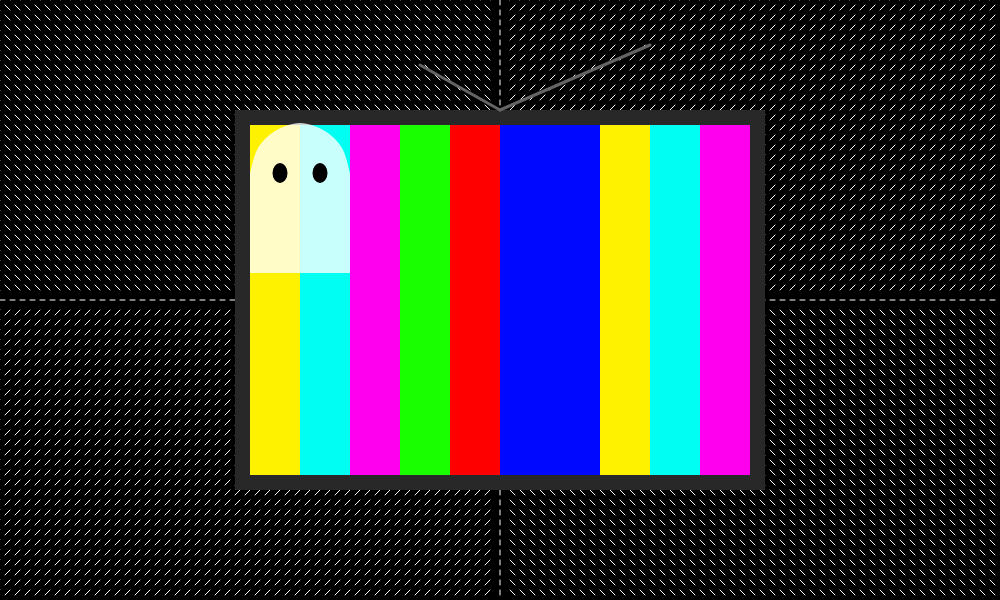
Frame 1 (no input)
Frame 60 (no input): identical to frame 1, image omitted
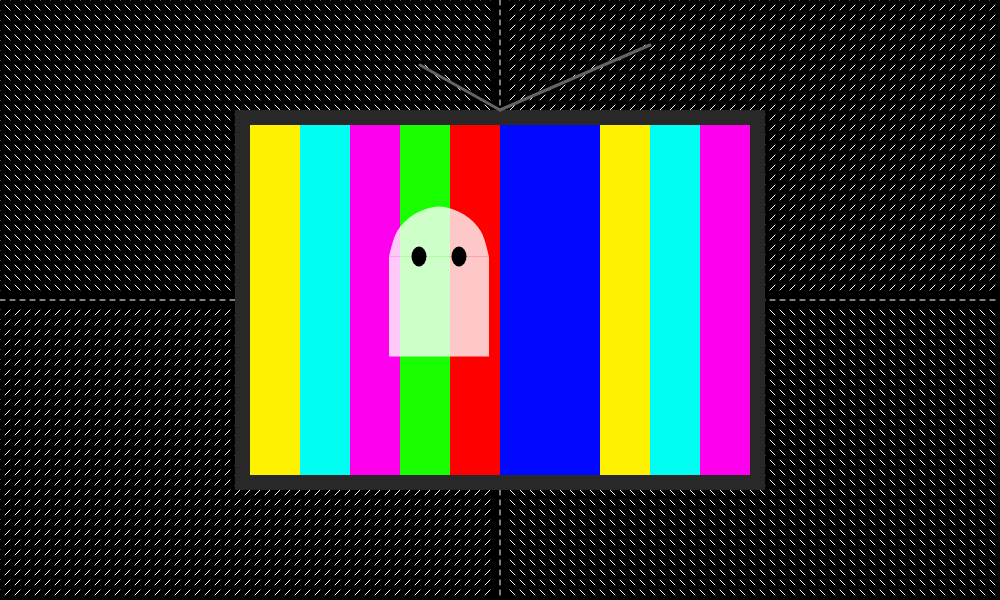
Frame 120 (the mouse pressed at the canvas centre since frame 60)

The p5.js sketch that drew these frames (run headless with seeded random() and noise() and a simulated clock; from frame 60 on, the mouse is pressed at the canvas centre):

// p5.js sketch
// ── sketch.js
let ghost1;
let mX;
let mY;
let backgroundColor;
let yInc, wInc, hInc, fallInc, upInc;

let increment1 = 0;
let increment2 = 0;
let moveY = 100;
let sizeInc = 0;

let xMove, yMove, index;
let fuzzArr = [];
function setup() {
    createCanvas(1000, 600);
    backgroundColor = 0;
    yInc = 0;
    wInc = 0;
    hInc = 0;
    fallInc = 0;
    upInc = -100;
    
    xMove = 5;
    yMove = 5;
    index = 0;
    for (let i = 0; i < 1000; i += 10) {
        for (let j = 0; j < 600; j += 10) {
            fuzzArr[index++] = new Fuzz(i, j);
        }
    }
}

function draw() {
    if (millis() > 15000) {
        scene3();
    }
    else if (millis() > 10000) {
        scene2();
    }
    else{
        scene1();
    }
}

function scene1(){
    background(0);
    for (let i = 0; i < fuzzArr.length; i++) {
        fuzzArr[i].display();
    }
    mX = map(mouseX, 0, width, 300, 578);
    mY = map(mouseY, 0, height, 173, 340);
    ghost1 = new Ghost(mX, mY, 0);
    
    tvCorner();
    tvColors();
    ghost1.display();
    
    
    
}

function scene2() {
    background(0);
    noStroke();
    fill(255);
    ellipse(width/4, height/2, 300, 150);
    ellipse(3*width/4, height/2, 300, 150);
    fill(66, 46, 15);
    ellipse(width/4, height/2, 150, 150);
    ellipse(3*width/4, height/2, 150, 150);
    fill(0);
    ellipse(width/4, height/2, 90, 90);
    ellipse(3*width/4, height/2, 90, 90);
    fill(255);
    ellipse(width/4+20, height/2-20, 10, 10);
    ellipse(3*width/4+20, height/2-20, 10, 10);
    fill(75, 189, 250, 120);
    ellipse(width/4, height/2+75 - yInc, 80 + wInc, 20 + hInc);
    ellipse(3*width/4, height/2+75 - yInc, 80 + wInc, 20 + hInc);
    if (yInc < 30) {
        yInc+=.5;
        wInc+= 2.5;
        hInc+= .6;
    }
    if (yInc >= 30){
        ellipse(3*width/4 - 70, height/2+60 + fallInc, 20 , 30);
        fallInc += 5;
    }
}

function scene3() {
    background(52, 60, 120);
    drawMist1();
    drawSkyline2();
    drawMist2();
    let me = new Person(340, 100, -20);
    me.display();
    windowFrame();
}

function tvCorner() {
    rectMode(CORNER);
    noStroke();
    fill(40);
    rect(235, 110, 530, 380);
    fill(60);
    rect(250, 125, 500, 350);
    strokeWeight(3);
    stroke(100);
    line(width/2, height/2 - 190, 420, 65);
    line(width/2, height/2 - 190, 650, 45);
}

function tvColors() {
    noStroke();
    let tvArr = [color(255, 242, 0), color(0, 255, 242), color(255, 0, 238), color(26, 255, 0), color(255, 0, 0), color(0, 8, 255)];
    let index = 0;
    for (let i = 250; i < 750; i+= 50) {
        if (index < tvArr.length) {
            fill(tvArr[index]);
            index++;
        }
        else { index = 0; }
        rect(i, 125, 50, 350);
    }
}

function drawSkyline2() {
    //Building(x, y, w, h, g, b)
    //g between (50, 90);
    //b between (100, 180);
    buildA = new Building(120, 70, 120, 700, 50, 115);
    buildB = new Building(420, 170, 70, 700, 70, 180);
    buildC = new Building(220, 200, 160, 700, 90, 164);
    buildD = new Building(550, 100, 90, 700, 65, 100);
    buildE = new Building(380, 250, 190, 700, 82, 190);
    buildF = new Building(50, 120, 70, 700, 75, 130);
    buildG = new Building(340, 50, 60, 700, 60, 140);
    buildH = new Building(650, 200, 120, 700, 78, 177);
    buildI = new Building(0, 240, 90, 700, 65, 120);
    buildJ = new Building(720, 130, 110, 700, 90, 100);
    buildK = new Building(600, 10, 120, 700, 75, 180);
    buildL = new Building(830, 200, 200, 700, 50, 170);
    buildA.display();
    buildA.drawTop();
    buildB.display();
    buildG.display();
    buildC.display();
    buildK.display();
    buildE.display();
    buildE.drawTop();
    buildD.display();
    buildF.display();
    buildH.display();
    buildI.display();
    buildJ.display();
    buildJ.drawTop();
    buildL.display();
}

function mist(x, y, opacity, thick) {
    noStroke();
    fill(255, opacity);
    ellipse(x, y, opacity*7, thick);
    increment1 += .2;
    increment2 += .2;
}

function mistRollOver() {
    if (increment1 > width) {
        increment1 *= -1;
    }
    if (increment2 > width*2) {
        increment2 *= -1;
    }
}

function drawMist1() {
    mist(70 + increment1, 50, 35, 35);
    mistRollOver();
    mist(150 + increment1, 80, 55, 20);
    mistRollOver();
    mist(700 + increment1, 80, 30, 20);
    mistRollOver();
    mist(300 + increment1, 200, 40, 25);
    mistRollOver();
    mist(785 + increment1, 150, 55, 30);
    mistRollOver();
    mist(400 + increment1, 115, 40, 22);
    mistRollOver();
    mist(690 + increment1, 115, 40, 22);
    mistRollOver();
}

function drawMist2() {
    mist(-70 + increment2, 200, 35, 35);
    mistRollOver();
    mist(-150 + increment2, 110, 55, 20);
    mistRollOver();
    mist(-700 + increment2, 30, 30, 20);
    mistRollOver();
    mist(-300 + increment2, 140, 40, 25);
    mistRollOver();
    mist(-785 + increment2, 70, 55, 30);
    mistRollOver();
    mist(-400 + increment2, 10, 40, 22);
    mistRollOver();
    mist(-690 + increment2, 90, 40, 22);
    mistRollOver();
}

function windowFrame() {
    strokeWeight(50);
    stroke(0, 255);
    line(0, 0, width, 0);
    line(0, 0, 0, height);
    line(width, 0, width, height);
    line(0, height, width, height);
    line(width/2, 0, width/2, height);
    line(0, height/2, width, height/2);
}

// ── classes.js
class Ghost {
    constructor(x, y, alpha) {
        this.x = x;
        this.y = y;
        this.alpha = alpha;
    }
    display() {
        noStroke();
        rectMode(CORNER);
        //fill(lerpColor(color(255, 255, 255), color(0, 0, 0), .15));
        fill(255, 200);
        point(this.x - 50, this.y);
        point(this.x, this.y - 50);
        point(this.x + 50, this.y);
        //curveTightness(-1);
        beginShape();
        curveVertex(this.x-50, this.y);
        curveVertex(this.x-50, this.y);
        curveVertex(this.x - 42, this.y - 25);
        curveVertex(this.x - 25, this.y - 42);
        curveVertex(this.x, this.y - 50);
        curveVertex(this.x + 25, this.y - 42);
        curveVertex(this.x + 42, this.y - 25);
        curveVertex(this.x + 50, this.y);
        curveVertex(this.x + 50, this.y);
        endShape();
        //ellipse(this.x, this.y, 100, 100);
        rect(this.x-50, this.y, 100, 100);
        for(let i = 0; i < 100; i += 20){
            fill(backgroundColor, this.alpha);
            ellipse(this.x-40 + i, this.y + 100, 20, 20);
        }
        fill(0);
        ellipse(this.x - 20, this.y, 15, 20);
        ellipse(this.x + 20, this.y, 15, 20);
    }
}

class Body {
    constructor(x, y) {
        this.x = x;
        this.y = y;
    }
    display() {
        noStroke();
        ellipse(this.x, this.y )
    }
}

class Building {
    constructor(x, y, w, h, g, b) {
        this.x = x;
        this.y = y;
        this.w = w;
        this.h = h;
        this.g = g;
        this.b = b;
    }
    display() {
        rectMode(CORNER);
        noStroke();
        fill(14, 30, this.g); //have g replace the green
        rect(this.x, this.y, this.w, this.h);
        fill(255, 239, this.b);
        for (let i = 10; i < this.w-10; i += 15) {
            for (let j = 10; j < this.h; j += 15) {
//                if (mouseX >= this.x && mouseX <= this.w+this.x && mouseY >= this.y && mouseY <= this.h+this.y) {
//                    fill(0);
//                }
                rect(this.x+i, this.y+j, 5, 5);
            }
        }
    }
    drawTop() {
        fill(14, 30, this.g);
        //rect(this.x + 15, this.y - (this.h/2), this.w - 30, this.h/2);
        //rect(this.x+15, this.y-(this.h/2), this.w-30,);
        triangle(this.x, this.y, this.x + this.w/2, this.y - 60, this.x+this.w, this.y);
    }
}

class Light {
    constructor(x, y) {
        this.x = x;
        this.y = y;
    }
    display() {
        noStroke();
        let b = random(125, 190);
        fill(255, b, 28, 80);
        for (let i = 0; i < 40; i += 10) {
            ellipse(this.x, this.y, 1 + i, 1 + i);
        }
    }
}

class Person {
    constructor(x, y, size) {
        this.x = x;
        this.y = y;
        this.size = size;
    }
    display() {
        fill(0);
        noStroke();
        ellipse(this.x + 400, this.y + 310, this.size + 70, this.size + 70);
        ellipse(this.x + 400, this.y + 400 + this.size, this.size + 100, this.size + 100);
        rectMode(CORNER);
        rect(this.x + (400- (100+this.size)/2), this.y + this.size + 400, this.size + 100, this.size + 150);
        rectMode(CENTER);
        rect(this.x + 400, this.y + 325, this.size/4 +25, 50);
    }
}

class Fuzz {
    constructor(x, y) {
        this.x = x;
        this.y = y;
    }
    display() {
        stroke(255);
        strokeWeight(1);
        if (this.x > width/2 && this.y > height/2) {
            line(this.x, this.y, this.x + xMove, this.y + yMove);
        }
        else if (this.x > width/2 && this.y < height/2) {
            line(this.x, this.y, this.x + xMove, this.y - yMove);
        }
        else if (this.x < width/2 && this.y < height/2) {
            line(this.x, this.y, this.x - xMove, this.y - yMove);
        }
        else if (this.x < width/2 && this.y > height/2){
            line(this.x, this.y, this.x - xMove, this.y + yMove);
        }
        else if (this.y == height/2) {
            line(this.x, this.y, this.x + xMove, this.y);
        }
        else if (this.x == width/2) {
            line(this.x, this.y, this.x, this.y + yMove)
        }
    }
}
